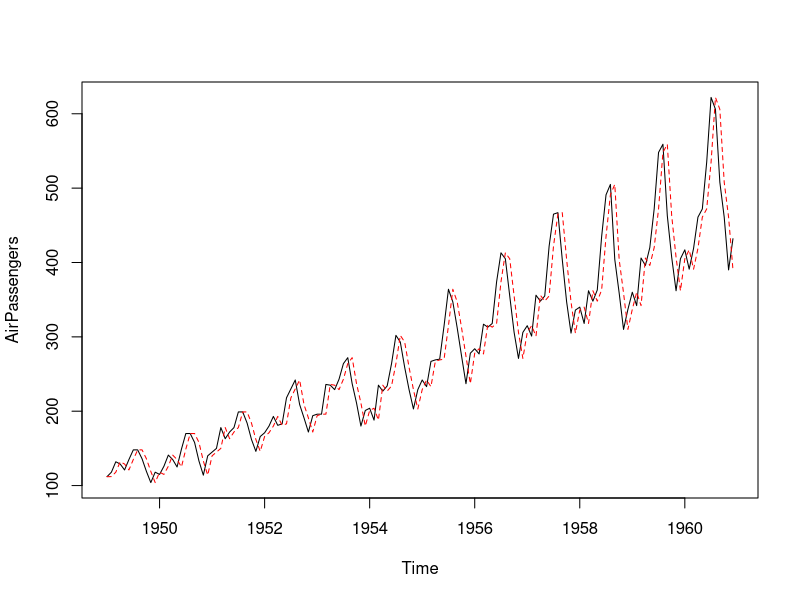
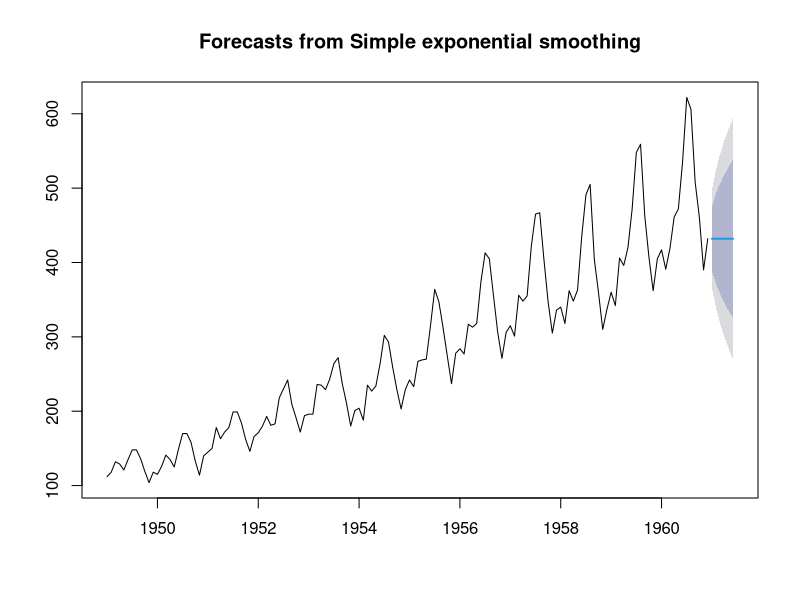

The R script that drew these images, in order:
# Practical 15: Exponential Smoothing
# Aim: To fit a Simple Exponential Smoothing (SES) model, which forecasts the
# future as a weighted average of past observations with exponentially
# decaying weights, and to produce a short-term forecast.
# Dataset: AirPassengers. Package: forecast.

library(forecast)

data("AirPassengers")

ses_model = ses(AirPassengers)
ses_model$model

fitted_values = fitted(ses_model)
plot(AirPassengers); lines(fitted_values, lty=2, col="red")

forecast_12 = forecast(ses_model, h=6)
plot(forecast_12)
forecast_12
